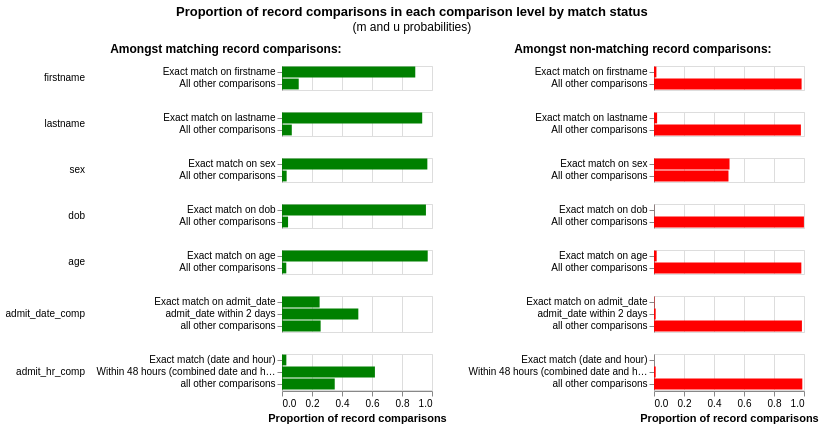

The code cell stored with this chart in its notebook:
### Code cell
linker.visualisations.m_u_parameters_chart()

### Figure 1 — Vega-Lite specification as saved in the notebook (floating-point values rounded to 4 significant figures)
{"config": {"view": {"continuousWidth": 300, "continuousHeight": 300, "discreteHeight": 300, "discreteWidth": 400}, "header": {"title": null}, "title": {"anchor": "middle", "offset": 10}}, "hconcat": [{"mark": "bar", "encoding": {"color": {"value": "green"}, "row": {"field": "comparison_name", "header": {"labelAlign": "left", "labelAnchor": "middle", "labelAngle": 0}, "sort": {"field": "comparison_sort_order"}, "type": "nominal"}, "tooltip": [{"field": "comparison_name", "title": "Comparison name", "type": "nominal"}, {"field": "label_for_charts", "title": "Label", "type": "ordinal"}, {"field": "sql_condition", "title": "SQL condition", "type": "nominal"}, {"field": "m_probability", "format": ".10~g", "title": "M probability", "type": "quantitative"}, {"field": "u_probability", "format": ".10~g", "title": "U probability", "type": "quantitative"}, {"field": "bayes_factor", "format": ",.6f", "title": "Bayes factor = m/u", "type": "quantitative"}, {"field": "log2_bayes_factor", "format": ".4~g", "title": "Match weight = log2(m/u)", "type": "quantitative"}, {"field": "bayes_factor_description", "title": "Match weight description", "type": "nominal"}, {"field": "m_probability_description", "title": "m probability description", "type": "nominal"}, {"field": "u_probability_description", "title": "u probability description", "type": "nominal"}], "x": {"axis": {"title": "Proportion of record comparisons"}, "field": "m_probability", "type": "quantitative"}, "y": {"axis": {"title": null}, "field": "label_for_charts", "sort": {"field": "comparison_vector_value", "order": "descending"}, "type": "nominal"}}, "height": {"step": 12}, "resolve": {"scale": {"y": "independent"}}, "title": {"text": "Amongst matching record comparisons:", "fontSize": 12, "fontWeight": "bold"}, "transform": [{"filter": "(datum.bayes_factor != 'no-op filter due to vega lite issue 4680')"}], "width": 150}, {"mark": "bar", "encoding": {"color": {"value": "red"}, "row": {"field": "comparison_name", "header": {"labels": false}, "sort": {"field": "comparison_sort_order"}, "type": "nominal"}, "tooltip": [{"field": "comparison_name", "title": "Comparison name", "type": "nominal"}, {"field": "label_for_charts", "title": "Label", "type": "ordinal"}, {"field": "sql_condition", "title": "SQL condition", "type": "nominal"}, {"field": "m_probability", "format": ".10~g", "title": "M probability", "type": "quantitative"}, {"field": "u_probability", "format": ".10~g", "title": "U probability", "type": "quantitative"}, {"field": "bayes_factor", "format": ",.6f", "title": "Bayes factor = m/u", "type": "quantitative"}, {"field": "log2_bayes_factor", "format": ".4~g", "title": "Match weight = log2(m/u)", "type": "quantitative"}, {"field": "bayes_factor_description", "title": "Match weight description", "type": "nominal"}, {"field": "m_probability_description", "title": "m probability description", "type": "nominal"}, {"field": "u_probability_description", "title": "u probability description", "type": "nominal"}], "x": {"axis": {"title": "Proportion of record comparisons"}, "field": "u_probability", "type": "quantitative"}, "y": {"axis": {"title": null}, "field": "label_for_charts", "sort": {"field": "comparison_vector_value", "order": "descending"}, "type": "nominal"}}, "height": {"step": 12}, "resolve": {"scale": {"y": "independent"}}, "title": {"text": "Amongst non-matching record comparisons:", "fontSize": 12, "fontWeight": "bold"}, "transform": [{"filter": "(datum.bayes_factor != 'no-op filter2 due to vega lite issue 4680')"}], "width": 150}], "data": {"name": "data-eb32f921ce3dd0d464063c3911aa47b2"}, "title": {"text": "Proportion of record comparisons in each comparison level by match status", "subtitle": "(m and u probabilities)"}, "$schema": "https://vega.github.io/schema/vega-lite/v5.9.3.json", "datasets": {"data-eb32f921ce3dd0d464063c3911aa47b2": [{"comparison_name": "firstname", "sql_condition": "\"firstname_l\" = \"firstname_r\"", "label_for_charts": "Exact match on firstname", "m_probability": 0.8885, "u_probability": 0.01601, "m_probability_description": "Amongst matching record comparisons, 88.85% of records (i.e. one in 1.125) are in the exact match on firstname comparison level", "u_probability_description": "Amongst non-matching record comparisons, 1.601% of records (i.e. one in 62.45) are in the exact match on firstname comparison level", "has_tf_adjustments": false, "tf_adjustment_column": null, "tf_adjustment_weight": 1.0, "is_null_level": false, "bayes_factor": 55.48, "log2_bayes_factor": 5.794, "comparison_vector_value": 1, "max_comparison_vector_value": 1, "bayes_factor_description": "If comparison level is `exact match on firstname` then comparison is 55.48 times more likely to be a match", "probability_two_random_records_match": 0.0157, "comparison_sort_order": 0}, {"comparison_name": "firstname", "sql_condition": "ELSE", "label_for_charts": "All other comparisons", "m_probability": 0.1115, "u_probability": 0.984, "m_probability_description": "Amongst matching record comparisons, 11.15% of records (i.e. one in 8.969) are in the all other comparisons comparison level", "u_probability_description": "Amongst non-matching record comparisons, 98.4% of records (i.e. one in 1.016) are in the all other comparisons comparison level", "has_tf_adjustments": false, "tf_adjustment_column": null, "tf_adjustment_weight": 1.0, "is_null_level": false, "bayes_factor": 0.1133, "log2_bayes_factor": -3.142, "comparison_vector_value": 0, "max_comparison_vector_value": 1, "bayes_factor_description": "If comparison level is `all other comparisons` then comparison is 8.825 times less likely to be a match", "probability_two_random_records_match": 0.0157, "comparison_sort_order": 0}, {"comparison_name": "lastname", "sql_condition": "\"lastname_l\" = \"lastname_r\"", "label_for_charts": "Exact match on lastname", "m_probability": 0.9347, "u_probability": 0.0207, "m_probability_description": "Amongst matching record comparisons, 93.47% of records (i.e. one in 1.07) are in the exact match on lastname comparison level", "u_probability_description": "Amongst non-matching record comparisons, 2.07% of records (i.e. one in 48.32) are in the exact match on lastname comparison level", "has_tf_adjustments": false, "tf_adjustment_column": null, "tf_adjustment_weight": 1.0, "is_null_level": false, "bayes_factor": 45.16, "log2_bayes_factor": 5.497, "comparison_vector_value": 1, "max_comparison_vector_value": 1, "bayes_factor_description": "If comparison level is `exact match on lastname` then comparison is 45.16 times more likely to be a match", "probability_two_random_records_match": 0.0157, "comparison_sort_order": 1}, {"comparison_name": "lastname", "sql_condition": "ELSE", "label_for_charts": "All other comparisons", "m_probability": 0.06533, "u_probability": 0.9793, "m_probability_description": "Amongst matching record comparisons, 6.533% of records (i.e. one in 15.31) are in the all other comparisons comparison level", "u_probability_description": "Amongst non-matching record comparisons, 97.93% of records (i.e. one in 1.021) are in the all other comparisons comparison level", "has_tf_adjustments": false, "tf_adjustment_column": null, "tf_adjustment_weight": 1.0, "is_null_level": false, "bayes_factor": 0.06671, "log2_bayes_factor": -3.906, "comparison_vector_value": 0, "max_comparison_vector_value": 1, "bayes_factor_description": "If comparison level is `all other comparisons` then comparison is 14.99 times less likely to be a match", "probability_two_random_records_match": 0.0157, "comparison_sort_order": 1}, {"comparison_name": "sex", "sql_condition": "\"sex_l\" = \"sex_r\"", "label_for_charts": "Exact match on sex", "m_probability": 0.969, "u_probability": 0.5035, "m_probability_description": "Amongst matching record comparisons, 96.9% of records (i.e. one in 1.032) are in the exact match on sex comparison level", "u_probability_description": "Amongst non-matching record comparisons, 50.35% of records (i.e. one in 1.986) are in the exact match on sex comparison level", "has_tf_adjustments": false, "tf_adjustment_column": null, "tf_adjustment_weight": 1.0, "is_null_level": false, "bayes_factor": 1.925, "log2_bayes_factor": 0.9445, "comparison_vector_value": 1, "max_comparison_vector_value": 1, "bayes_factor_description": "If comparison level is `exact match on sex` then comparison is 1.925 times more likely to be a match", "probability_two_random_records_match": 0.0157, "comparison_sort_order": 2}, {"comparison_name": "sex", "sql_condition": "ELSE", "label_for_charts": "All other comparisons", "m_probability": 0.03097, "u_probability": 0.4965, "m_probability_description": "Amongst matching record comparisons, 3.097% of records (i.e. one in 32.29) are in the all other comparisons comparison level", "u_probability_description": "Amongst non-matching record comparisons, 49.65% of records (i.e. one in 2.014) are in the all other comparisons comparison level", "has_tf_adjustments": false, "tf_adjustment_column": null, "tf_adjustment_weight": 1.0, "is_null_level": false, "bayes_factor": 0.06238, "log2_bayes_factor": -4.003, "comparison_vector_value": 0, "max_comparison_vector_value": 1, "bayes_factor_description": "If comparison level is `all other comparisons` then comparison is 16.03 times less likely to be a match", "probability_two_random_records_match": 0.0157, "comparison_sort_order": 2}, {"comparison_name": "dob", "sql_condition": "\"dob_l\" = \"dob_r\"", "label_for_charts": "Exact match on dob", "m_probability": 0.9596, "u_probability": 0.0004052, "m_probability_description": "Amongst matching record comparisons, 95.96% of records (i.e. one in 1.042) are in the exact match on dob comparison level", "u_probability_description": "Amongst non-matching record comparisons, 0.04052% of records (i.e. one in 2,468) are in the exact match on dob comparison level", "has_tf_adjustments": false, "tf_adjustment_column": null, "tf_adjustment_weight": 1.0, "is_null_level": false, "bayes_factor": 2368.0, "log2_bayes_factor": 11.21, "comparison_vector_value": 1, "max_comparison_vector_value": 1, "bayes_factor_description": "If comparison level is `exact match on dob` then comparison is 2,368 times more likely to be a match", "probability_two_random_records_match": 0.0157, "comparison_sort_order": 3}, {"comparison_name": "dob", "sql_condition": "ELSE", "label_for_charts": "All other comparisons", "m_probability": 0.04043, "u_probability": 0.9996, "m_probability_description": "Amongst matching record comparisons, 4.043% of records (i.e. one in 24.73) are in the all other comparisons comparison level", "u_probability_description": "Amongst non-matching record comparisons, 99.96% of records (i.e. one in 1) are in the all other comparisons comparison level", "has_tf_adjustments": false, "tf_adjustment_column": null, "tf_adjustment_weight": 1.0, "is_null_level": false, "bayes_factor": 0.04045, "log2_bayes_factor": -4.628, "comparison_vector_value": 0, "max_comparison_vector_value": 1, "bayes_factor_description": "If comparison level is `all other comparisons` then comparison is 24.72 times less likely to be a match", "probability_two_random_records_match": 0.0157, "comparison_sort_order": 3}, {"comparison_name": "age", "sql_condition": "\"age_l\" = \"age_r\"", "label_for_charts": "Exact match on age", "m_probability": 0.9714, "u_probability": 0.01771, "m_probability_description": "Amongst matching record comparisons, 97.14% of records (i.e. one in 1.029) are in the exact match on age comparison level", "u_probability_description": "Amongst non-matching record comparisons, 1.771% of records (i.e. one in 56.45) are in the exact match on age comparison level", "has_tf_adjustments": false, "tf_adjustment_column": null, "tf_adjustment_weight": 1.0, "is_null_level": false, "bayes_factor": 54.84, "log2_bayes_factor": 5.777, "comparison_vector_value": 1, "max_comparison_vector_value": 1, "bayes_factor_description": "If comparison level is `exact match on age` then comparison is 54.84 times more likely to be a match", "probability_two_random_records_match": 0.0157, "comparison_sort_order": 4}, {"comparison_name": "age", "sql_condition": "ELSE", "label_for_charts": "All other comparisons", "m_probability": 0.02862, "u_probability": 0.9823, "m_probability_description": "Amongst matching record comparisons, 2.862% of records (i.e. one in 34.94) are in the all other comparisons comparison level", "u_probability_description": "Amongst non-matching record comparisons, 98.23% of records (i.e. one in 1.018) are in the all other comparisons comparison level", "has_tf_adjustments": false, "tf_adjustment_column": null, "tf_adjustment_weight": 1.0, "is_null_level": false, "bayes_factor": 0.02914, "log2_bayes_factor": -5.101, "comparison_vector_value": 0, "max_comparison_vector_value": 1, "bayes_factor_description": "If comparison level is `all other comparisons` then comparison is 34.32 times less likely to be a match", "probability_two_random_records_match": 0.0157, "comparison_sort_order": 4}, {"comparison_name": "admit_date_comp", "sql_condition": "admit_date_l IS NOT NULL AND admit_date_r IS NOT NULL AND CAST(admit_date_l AS DATE) = CAST(admit_date_r AS DATE)", "label_for_charts": "Exact match on admit_date", "m_probability": 0.2507, "u_probability": 0.002705, "m_probability_description": "Amongst matching record comparisons, 25.07% of records (i.e. one in 3.988) are in the exact match on admit_date comparison level", "u_probability_description": "Amongst non-matching record comparisons, 0.2705% of records (i.e. one in 370) are in the exact match on admit_date comparison level", "has_tf_adjustments": false, "tf_adjustment_column": null, "tf_adjustment_weight": 1.0, "is_null_level": false, "bayes_factor": 92.69, "log2_bayes_factor": 6.534, "comparison_vector_value": 2, "max_comparison_vector_value": 2, "bayes_factor_description": "If comparison level is `exact match on admit_date` then comparison is 92.69 times more likely to be a match", "probability_two_random_records_match": 0.0157, "comparison_sort_order": 5}, {"comparison_name": "admit_date_comp", "sql_condition": "ABS(DATE_DIFF('day', CAST(admit_date_r AS DATE), CAST(admit_date_l AS DATE))) <= 2", "label_for_charts": "admit_date within 2 days", "m_probability": 0.5089, "u_probability": 0.01113, "m_probability_description": "Amongst matching record comparisons, 50.89% of records (i.e. one in 1.965) are in the admit_date within 2 days comparison level", "u_probability_description": "Amongst non-matching record comparisons, 1.113% of records (i.e. one in 89.86) are in the admit_date within 2 days comparison level", "has_tf_adjustments": false, "tf_adjustment_column": null, "tf_adjustment_weight": 1.0, "is_null_level": false, "bayes_factor": 45.73, "log2_bayes_factor": 5.515, "comparison_vector_value": 1, "max_comparison_vector_value": 2, "bayes_factor_description": "If comparison level is `admit_date within 2 days` then comparison is 45.73 times more likely to be a match", "probability_two_random_records_match": 0.0157, "comparison_sort_order": 5}, {"comparison_name": "admit_date_comp", "sql_condition": "TRUE", "label_for_charts": "all other comparisons", "m_probability": 0.2576, "u_probability": 0.9862, "m_probability_description": "Amongst matching record comparisons, 25.76% of records (i.e. one in 3.882) are in the all other comparisons comparison level", "u_probability_description": "Amongst non-matching record comparisons, 98.62% of records (i.e. one in 1.014) are in the all other comparisons comparison level", "has_tf_adjustments": false, "tf_adjustment_column": null, "tf_adjustment_weight": 1.0, "is_null_level": false, "bayes_factor": 0.2612, "log2_bayes_factor": -1.937, "comparison_vector_value": 0, "max_comparison_vector_value": 2, "bayes_factor_description": "If comparison level is `all other comparisons` then comparison is 3.828 times less likely to be a match", "probability_two_random_records_match": 0.0157, "comparison_sort_order": 5}, {"comparison_name": "admit_hr_comp", "sql_condition": "admit_date_l IS NOT NULL AND admit_date_r IS NOT NULL AND admit_hr_l IS NOT NULL AND admit_hr_r IS NOT NULL AND CAST(admit_date_l AS DATE) = CAST(admit_date_r AS DATE) AND CAST(admit_hr_l AS DOUBLE) = CAST(admit_hr_r AS DOUBLE)", "label_for_charts": "Exact match (date and hour)", "m_probability": 0.02905, "u_probability": 0.000113, "m_probability_description": "Amongst matching record comparisons, 2.905% of records (i.e. one in 34.43) are in the exact match (date and hour) comparison level", "u_probability_description": "Amongst non-matching record comparisons, 0.0113% of records (i.e. one in 8,850) are in the exact match (date and hour) comparison level", "has_tf_adjustments": false, "tf_adjustment_column": null, "tf_adjustment_weight": 1.0, "is_null_level": false, "bayes_factor": 257.0, "log2_bayes_factor": 8.006, "comparison_vector_value": 2, "max_comparison_vector_value": 2, "bayes_factor_description": "If comparison level is `exact match (date and hour)` then comparison is 257 times more likely to be a match", "probability_two_random_records_match": 0.0157, "comparison_sort_order": 6}, {"comparison_name": "admit_hr_comp", "sql_condition": "\n                ABS(\n                    ((CAST(admit_date_r AS DATE) - CAST(admit_date_l AS DATE)) * 24)\n                    + (CAST(admit_hr_r AS FLOAT) - CAST(admit_hr_l AS FLOAT))\n                ) <= 48\n            ", "label_for_charts": "Within 48 hours (combined date and hour)", "m_probability": 0.6194, "u_probability": 0.01111, "m_probability_description": "Amongst matching record comparisons, 61.94% of records (i.e. one in 1.614) are in the within 48 hours (combined date and hour) comparison level", "u_probability_description": "Amongst non-matching record comparisons, 1.111% of records (i.e. one in 90.03) are in the within 48 hours (combined date and hour) comparison level", "has_tf_adjustments": false, "tf_adjustment_column": null, "tf_adjustment_weight": 1.0, "is_null_level": false, "bayes_factor": 55.77, "log2_bayes_factor": 5.801, "comparison_vector_value": 1, "max_comparison_vector_value": 2, "bayes_factor_description": "If comparison level is `within 48 hours (combined date and hour)` then comparison is 55.77 times more likely to be a match", "probability_two_random_records_match": 0.0157, "comparison_sort_order": 6}, {"comparison_name": "admit_hr_comp", "sql_condition": "TRUE", "label_for_charts": "all other comparisons", "m_probability": 0.3515, "u_probability": 0.9888, "m_probability_description": "Amongst matching record comparisons, 35.15% of records (i.e. one in 2.845) are in the all other comparisons comparison level", "u_probability_description": "Amongst non-matching record comparisons, 98.88% of records (i.e. one in 1.011) are in the all other comparisons comparison level", "has_tf_adjustments": false, "tf_adjustment_column": null, "tf_adjustment_weight": 1.0, "is_null_level": false, "bayes_factor": 0.3555, "log2_bayes_factor": -1.492, "comparison_vector_value": 0, "max_comparison_vector_value": 2, "bayes_factor_description": "If comparison level is `all other comparisons` then comparison is 2.813 times less likely to be a match", "probability_two_random_records_match": 0.0157, "comparison_sort_order": 6}]}}
